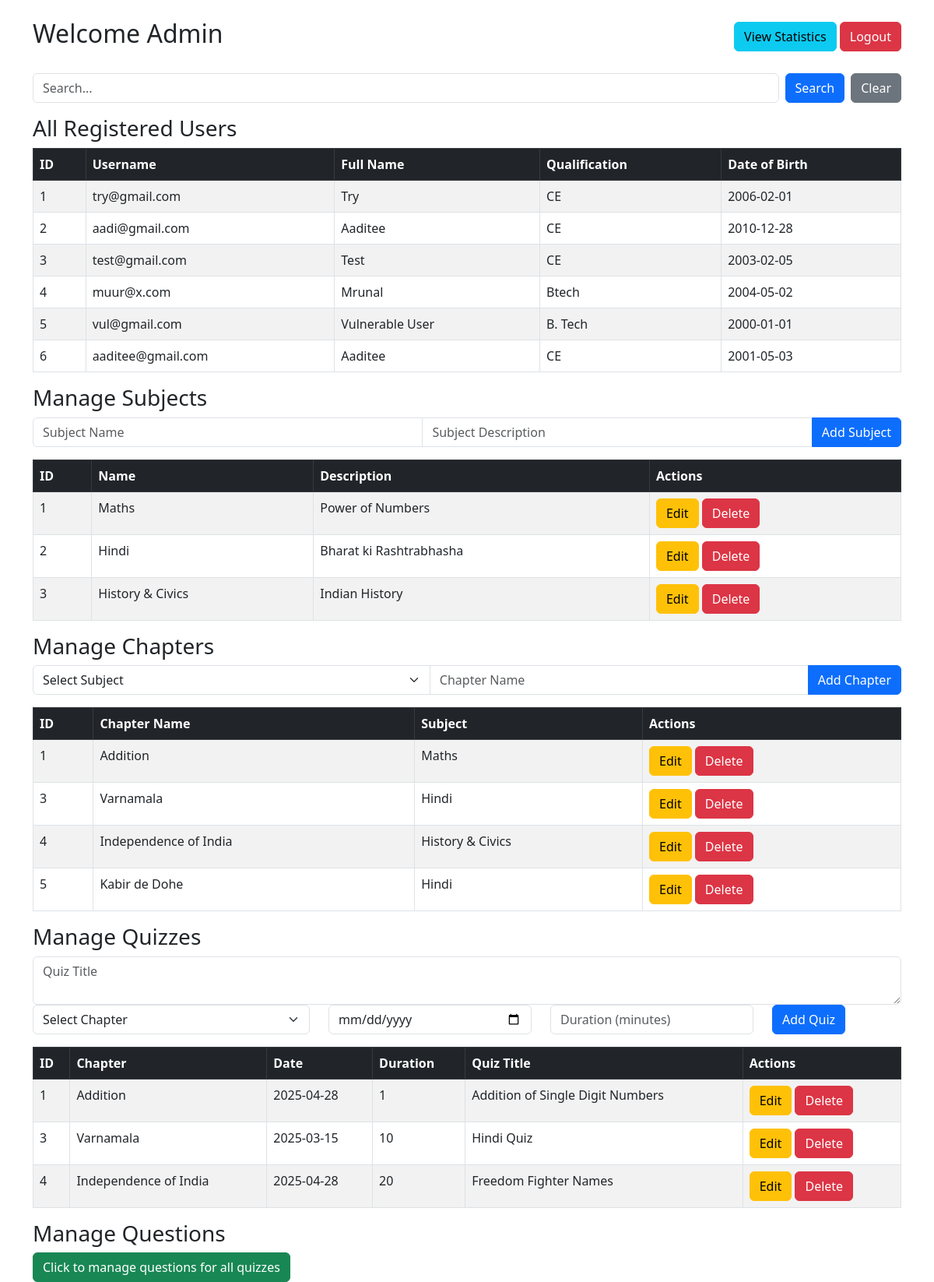
The page /admin_dashboard (signed in) on the database its author committed.
### models/models.py (models this page shows, shortened)
class User(db.Model):
    id = db.Column(db.Integer, primary_key=True)
    username = db.Column(db.String(100), unique=True, nullable=False)
    password = db.Column(db.String(255), nullable=False)
    full_name = db.Column(db.String(200), nullable=False)
    qualification = db.Column(db.String(200))
    dob = db.Column(db.Date, nullable=False)
    scores = db.relationship('QuizScore', backref='user', lazy=True)

class Subject(db.Model):
    id = db.Column(db.Integer, primary_key=True)
    name = db.Column(db.String(100), unique=True, nullable=False)
    description = db.Column(db.Text, nullable=False)
    chapters = db.relationship('Chapter', backref='subject', lazy=True, cascade="all, delete-orphan")

class Chapter(db.Model):
    id = db.Column(db.Integer, primary_key=True)
    name = db.Column(db.String(100),  unique=True, nullable=False)
    subject_id = db.Column(db.Integer, db.ForeignKey('subject.id', ondelete='CASCADE'), nullable=False)
    quizzes = db.relationship('Quiz', backref='chapter', lazy=True, cascade="all, delete-orphan")

class Quiz(db.Model):
    id = db.Column(db.Integer, primary_key=True)
    chapter_id = db.Column(db.Integer, db.ForeignKey('chapter.id', ondelete='CASCADE'), nullable=False)
    date_of_quiz = db.Column(db.Date, nullable=False)
    time_duration = db.Column(db.Integer, nullable=False)  # Store duration in minutes
    remarks = db.Column(db.Text, unique=True, nullable=False)
    questions = db.relationship('Question', backref='quiz', lazy=True, cascade="all, delete-orphan")
    quiz_scores = db.relationship('QuizScore', backref='quiz', cascade="all, delete-orphan")
    user_responses = db.relationship('UserResponse', backref='quiz', cascade="all, delete-orphan")

### app.py (the view, shortened to what this page needs)
@app.route('/admin_dashboard', methods=['GET', 'POST'])
def admin_dashboard():
    if 'admin_logged_in' not in session:
        return redirect(url_for('auth.admin_login'))
    users = User.query.all()
    subjects = Subject.query.all()
    chapters = Chapter.query.all()
    quizzes = Quiz.query.all()
    search_query = request.args.get('search_query', '').strip()
    if search_query:
        users = User.query.filter(
            (User.username.ilike(f"%{search_query}%")) |
            (User.full_name.ilike(f"%{search_query}%")) |
            (User.qualification.ilike(f"%{search_query}%"))
        ).all()
        subjects = Subject.query.filter(Subject.name.ilike(f"%{search_query}%")).all()
        chapters = Chapter.query.join(Subject).filter(
            (Chapter.name.ilike(f"%{search_query}%")) |
            (Subject.name.ilike(f"%{search_query}%"))
        ).all()
        quizzes = Quiz.query.join(Chapter).filter(
            (Chapter.name.ilike(f"%{search_query}%")) |
            (Quiz.remarks.ilike(f"%{search_query}%"))
        ).all()
        show_users = bool(users)
        show_subjects = bool(subjects)
        show_chapters = bool(chapters)
        show_quizzes = bool(quizzes)
    else:
        show_users = show_subjects = show_quizzes = show_chapters = True
    return render_template('admin_dashboard.html', users=users, subjects=subjects, chapters=chapters, quizzes=quizzes, search_query=search_query, show_users=show_users, show_subjects=show_subjects, show_chapters = show_chapters, show_quizzes=show_quizzes
    )

### templates/admin_dashboard.html (shortened to what this page needs)
<!DOCTYPE html>
<head>
    <link href="https://cdn.jsdelivr.net/npm/bootstrap@5.3.0/dist/css/bootstrap.min.css" rel="stylesheet">
</head>
<body class="container mt-4">
    {% include 'toastr.html' %}
    <div class="d-flex justify-content-between align-items-center mb-4">
        <h2>Welcome Admin</h2>
        <div>
        <a href="{{ url_for('view_statistics') }}" class="btn btn-info">View Statistics</a>
        <a href="{{ url_for('auth.logout') }}" class="btn btn-danger">Logout</a>
        </div>
    </div>
    <form method="GET" action="{{ url_for('admin_dashboard') }}" class="mb-3 d-flex">
        <input type="text" name="search_query" class="form-control me-2" placeholder="Search..."
            value="{{ search_query if search_query else '' }}">
        <button type="submit" class="btn btn-primary me-2">Search</button>
        <a href="{{ url_for('admin_dashboard') }}" class="btn btn-secondary">Clear</a>
    </form>
    {% if show_users %}
    <h3>All Registered Users</h3>
    <table class="table table-striped table-bordered">
        <thead class="table-dark">
            <tr>
                <th>ID</th>
                <th>Username</th>
                <th>Full Name</th>
                <th>Qualification</th>
                <th>Date of Birth</th>
            </tr>
        </thead>
        <tbody>
            {% for user in users %}
            <tr>
                <td>{{ user.id }}</td>
                <td>{{ user.username }}</td>
                <td>{{ user.full_name }}</td>
                <td>{{ user.qualification or 'N/A' }}</td>
                <td>{{ user.dob.strftime('%Y-%m-%d') }}</td>
            </tr>
            {% endfor %}
        </tbody>
    </table>
    {% endif %}
    {% if show_subjects %}
    <h3>Manage Subjects</h3>
    <form method="POST" action="{{ url_for('admin_dashboard') }}" class="mb-3">
        <div class="input-group mb-2">
            <input type="text" name="name" class="form-control" placeholder="Subject Name" required>
            <input type="text" name="description" class="form-control" placeholder="Subject Description" required></input>
            <button type="submit" class="btn btn-primary">Add Subject</button>
        </div>
    </form>
    {% endif %}
    {% if show_subjects %}
    <table class="table table-striped table-bordered">
        <thead class="table-dark">
            <tr>
                <th>ID</th>
                <th>Name</th>
                <th>Description</th>
                <th>Actions</th>
            </tr>
        </thead>
        <tbody>
            {% for subject in subjects %}
            <tr>
                <td>{{ subject.id }}</td>
                <td>{{ subject.name }}</td>
                <td>{{ subject.description or 'N/A' }}</td>
                <td>
                    <button type="button" class="btn btn-warning edit-btn"
                        data-bs-toggle="modal"
                        data-bs-target="#editModal"
                        data-id="{{ subject.id }}"
                        data-name="{{ subject.name }}"
                        data-description="{{ subject.description }}">
                        Edit
                    </button>
                    <form method="POST" action="{{ url_for('admin_dashboard') }}" class="d-inline">
                        <button type="submit" class="btn btn-danger" onclick="return confirm('Are you sure?')">Delete</button>
                    </form>
                </td>
            </tr>
            {% endfor %}
        </tbody>
    </table>
    {% endif %}
    {% if show_chapters %}
    <h3>Manage Chapters</h3>
    <form method="POST" action="{{ url_for('admin_dashboard') }}" class="mb-3">
        <div class="input-group mb-2">
            <select name="subject_id" class="form-select" required>
                <option value="">Select Subject</option>
            </select>
            <input type="text" name="name" class="form-control" placeholder="Chapter Name" required>
            <button type="submit" class="btn btn-primary">Add Chapter</button>
        </div>
    </form>
    <table class="table table-striped table-bordered">
        <thead class="table-dark">
            <tr>
                <th>ID</th>
                <th>Chapter Name</th>
                <th>Subject</th>
                <th>Actions</th>
            </tr>
        </thead>
        <tbody>
            {% for chapter in chapters %}
            <tr>
                <td>{{ chapter.id }}</td>
                <td>{{ chapter.name }}</td>
                <td>{{ chapter.subject.name }}</td>
                <td>
                        <button type="button" class="btn btn-warning"
                        data-bs-toggle="modal"
                        data-bs-target="#editChapterModal"
                        data-id="{{ chapter.id }}"
                        data-name="{{ chapter.name }}">
                        Edit
                        </button>
                    <form method="POST" action="{{ url_for('admin_dashboard') }}" class="d-inline">
                        <button type="submit" class="btn btn-danger" onclick="return confirm('Are you sure?')">Delete</button>
                    </form>
                </td>
            </tr>
            {% endfor %}
        </tbody>
    </table>
    {% endif %}
    {% if show_quizzes %}
    <h3>Manage Quizzes</h3>
    <form method="POST" action="{{ url_for('admin_dashboard') }}" class="mb-3" onsubmit="return validateForm()">
        <textarea name="remarks" id="remarks" class="form-control" placeholder="Quiz Title" required></textarea>
        <div class="row mb-2">
            <div class="col-md-4">
                <select name="chapter_id" class="form-select" required>
                    <option value="">Select Chapter</option>
                </select>
            </div>
            <div class="col-md-3">
                <input type="date" name="date_of_quiz" id="date_of_quiz" class="form-control" required>
            </div>
            <div class="col-md-3">
                <input type="text" name="time_duration" id="time_duration" class="form-control" placeholder="Duration (minutes)" required>
            </div>
            <div class="col-md-2">
                <button type="submit" class="btn btn-primary">Add Quiz</button>
            </div>
        </div>
    </form>
    <table class="table table-striped table-bordered">
        <thead class="table-dark">
            <tr>
                <th>ID</th>
                <th>Chapter</th>
                <th>Date</th>
                <th>Duration</th>
                <th>Quiz Title</th>
                <th>Actions</th>
            </tr>
        </thead>
        <tbody>
            {% for quiz in quizzes %}
            <tr>
                <td>{{ quiz.id }}</td>
                <td>{{ quiz.chapter.name }}</td>
                <td>{{ quiz.date_of_quiz }}</td>
                <td>{{ quiz.time_duration }}</td>
                <td>{{ quiz.remarks or 'N/A' }}</td>
                <td>
                        <button type="button" class="btn btn-warning"
                        data-bs-toggle="modal"
                        data-bs-target="#editQuizModal"
                        data-id="{{ quiz.id }}"
                        data-date="{{ quiz.date_of_quiz }}"
                        data-duration="{{ quiz.time_duration }}"
                        data-remarks="{{ quiz.remarks }}">
                        Edit
                        </button>
                    <form method="POST" action="{{ url_for('admin_dashboard') }}" class="d-inline">
                        <button type="submit" class="btn btn-danger" onclick="return confirm('Are you sure?')">Delete</button>
                    </form>
                </td>
            </tr>
            {% endfor %}
        </tbody>
    </table>
    {% endif %}
    {% if show_quizzes %}
    <h3>Manage Questions</h3>
    <a href="{{ url_for('manage_questions') }}" class="btn btn-success">Click to manage questions for all quizzes</a>
    {% endif %}
</body>
</html>

### rows shown on the page
User: id "1", username "try@gmail.com", full_name "Try", qualification "CE", dob "2006-02-01"
User: id "2", username "aadi@gmail.com", full_name "Aaditee", qualification "CE", dob "2010-12-28"
User: id "3", username "test@gmail.com", full_name "Test", qualification "CE", dob "2003-02-05"
User: id "4", username "muur@x.com", full_name "Mrunal", qualification "Btech", dob "2004-05-02"
User: id "5", username "vul@gmail.com", full_name "Vulnerable User", qualification "B. Tech", dob "2000-01-01"
User: id "6", username "aaditee@gmail.com", full_name "Aaditee", qualification "CE", dob "2001-05-03"
Subject: id "1", name "Maths", description "Power of Numbers"
Subject: id "2", name "Hindi", description "Bharat ki Rashtrabhasha"
Subject: id "3", name "History & Civics", description "Indian History"
Chapter: id "1", name "Addition", subject.name "Maths"
Chapter: id "3", name "Varnamala", subject.name "Hindi"
Chapter: id "4", name "Independence of India", subject.name "History & Civics"
Chapter: id "5", name "Kabir de Dohe", subject.name "Hindi"
Quiz: id "1", chapter.name "Addition", date_of_quiz "2025-04-28", time_duration "1", remarks "Addition of Single Digit Numbers"
Quiz: id "3", chapter.name "Varnamala", date_of_quiz "2025-03-15", time_duration "10", remarks "Hindi Quiz"
Quiz: id "4", chapter.name "Independence of India", date_of_quiz "2025-04-28", time_duration "20", remarks "Freedom Fighter Names"
